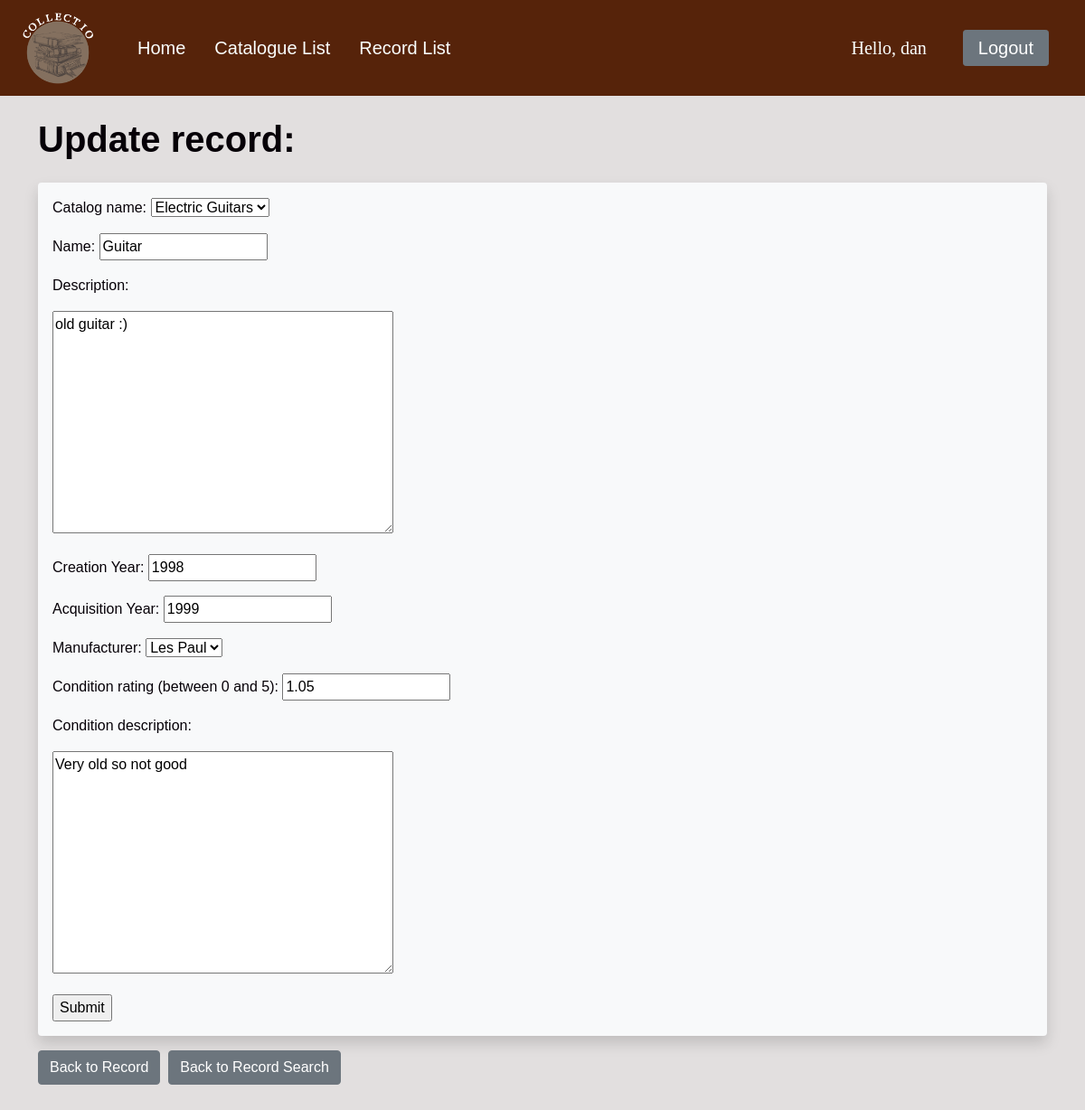
The page /update_record/12/ (signed in) on the database its author committed.
### catalog/models.py (models this page shows, shortened)
class CommonInfo(models.Model):
    id = models.AutoField(primary_key=True)
    created_at = models.DateField(auto_now_add=True, editable=False)
    updated_at = models.DateField(auto_now=True, editable=False)
    name = models.CharField(max_length=100, help_text='Enter name')
    description = models.TextField(blank=True, help_text='Enter description')
    class Meta:
        abstract = True
        ordering = ['name', '-updated_at'] # '-' reverses order, e.i. newest first

class Record(CommonInfo):
    my_catalog = models.ForeignKey(Catalog, on_delete=models.CASCADE) # Many records to one Catalog. Deletes all records associated with deleted catalog.
    acquisition_date = models.CharField(max_length=100, help_text='Please use the following format: <em>YYYY - YYYY<\em>', blank=True, default='Unknown')
    creation_date = models.CharField(max_length=100, help_text='Please use the following format: <em>YYYY<\em>', blank=True, default='Unknown')
    manufacturer = models.ForeignKey('Manufacturer', null=True, blank=True, on_delete=SET_NULL)
    condition_rating =  DecimalField(
        help_text='Enter condition rating from 0 to 5',
        default=0,
        decimal_places=2,
        max_digits=3,
        validators=[MinValueValidator(Decimal('0')), MaxValueValidator(Decimal('5'))]
    )
    condition_description = models.TextField(blank=True, help_text='Enter condition description')

### catalog/views.py (the view)
# urls.py: path('update_record/<str:ur>/', views.updateRecord, name='record-update'),
@login_required(login_url='/login')
def updateRecord(request, ur):
    record = Record.objects.get(id=ur)
    form = CreateRecordForm(instance=record)
    if request.method == 'POST':
        form = CreateRecordForm(request.POST, instance=record)
        if form.is_valid():
            form.save()
            return redirect('/search')
    context = {
        'form': form,
        'item': record,
    }
    return render(request, 'catalog/update_record.html', context)

### catalog/forms.py
class CreateRecordForm(ModelForm):
    class Meta:
        model = Record
        fields = '__all__'

### catalog/models.py (called while the page is built)
    def __str__(self):
        return f'{self.name}'

    def __str__(self):
        return f'{self.name}'

### catalog/templates/catalog/update_record.html (shortened to what this page needs)
{% extends "catalog/base.html" %}
{% block content %}
    <h1 class="text py-3 pt-4">Update record:</h1>
    <div class="shadow p-3 mb-3 bg-light rounded">
        <form class="form" method="POST" action="">
            <p><label for="my_catalog">Catalog name:</label>
                {{ form.my_catalog }}</p>
            <p><label for="name">Name:</label>
                {{ form.name }}</p>
            <p><label for="description">Description:</label></p>
            <p>{{ form.description }}</p>
            <p><label for="date_start">Creation Year:</label>
                {{ form.creation_date }}</p>
            <p><label for="date_start">Acquisition Year:</label>
                {{ form.acquisition_date }}</p>
            <p><label for="manufacturer">Manufacturer:</label>
                {{ form.manufacturer }}</p>
            <p><label for="condition_rating">Condition rating (between 0 and 5):</label>
                {{ form.condition_rating }}</p>
            <p><label for="condition_description">Condition description:</label></p>
            <p>{{ form.condition_description }}</p>
            <input type="submit" name="Submit">
        </form>
    </div>
    <div>
        <a class="btn btn-secondary" href="{% url 'record-detail' pk=item.id %}">Back to Record</a>&nbsp;&nbsp;<a class="btn btn-secondary" href="/search">Back to Record Search</a>
    </div>
{% endblock content %}

### catalog/templates/catalog/navbar.html (shortened to what this page needs)
{% extends "catalog/base.html" %}
{% block navbar %}
    <head>
    </head>
    <nav class="navbar navbar-expand-lg px-4" style="background-color:#56230a;">
        <a href="/about" class="navbar-brand">
            {% load static %}
            <img src="{% static '/images/logo.png' %}" width="80" alt="" class="d-inline-block align-middle mr-2">
        </a>
        <div class="collapse navbar-collapse" id="navbarNav">
            <ul class="nav navbar-nav me-auto px-3">
                <li class="nav-item">
                    <a class="nav-link active px-3" style="font-size: 20px" aria-current="page" href="/home">Home</a>
                </li>
                {% if request.user.is_authenticated %}
                    <li class="nav-item">
                        <a class="nav-link active px-3" style="font-size: 20px" href="/catalog">Catalogue List</a>
                    </li>
                    <li class="nav-item">
                        <a class="nav-link active px-3" style="font-size: 20px" href="/search">Record List</a>
                    </li>
                {% endif %}
            </ul>
            {% if request.user.is_authenticated %}
                <ul class="nav navbar-nav navbar-right px-3">
                    <span class="ref px-2 py-2" id="hello_msg">Hello, {{ request.user }}  </span>
                </ul>
                <ul class="nav navbar-nav navbar-right px-3">
                    <a class="btn btn-secondary btn-sm px-3" style="font-size:20px;" href="/logout" role="button">Logout</a>
                </ul>
            {% endif %}
        </div>
    </nav>
{% endblock navbar %}

### catalog/templates/catalog/base.html (style rules this page uses)
body, html { margin: 0; padding: 0; height: 100%; background: #e2dfdf !important; font-family: 'Helvetica', sans-serif; color: #FBFFFE; }

### catalog/templates/catalog/navbar.html (style rules this page uses)
.nav-link { font-size: 18px; color: #FBFFFE !important; padding-right: 2px; }
.ref { color: #FBFFFE; font-size: 20px; font-family: "Comic Sans MS"; }

### catalog/templates/catalog/update_record.html (style rules this page uses)
.text { font-size: 40px; font-weight: bold; color: #060007; }
.form { color: #060007; }

### rows shown on the page
Record: my_catalog "Electric Guitars", name "Guitar", description "old guitar :)", creation_date "1998", acquisition_date "1999", manufacturer "Les Paul", condition_rating "1.05", condition_description "Very old so not good"

### other values the page prints
{{ request.user }} "dan"
